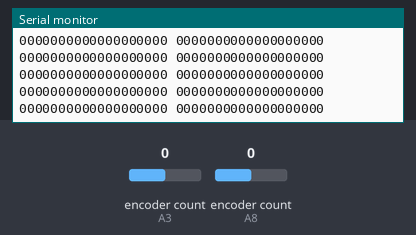
The sketch below on a simulated Teensy 4. Parts: the last lines printed to the serial monitor. The inputs (shaded band) are chosen by the test bench; at power-on: encoder count (sensors on A3, A8) 0.

Above: at 1.2 s.
1.3 s: encoder count (sensor on A3) set to 1
At 2.3 s:
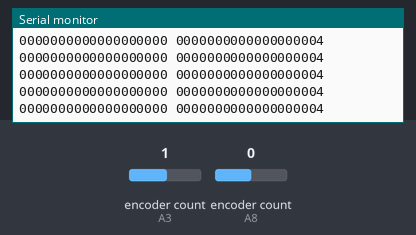
2.8 s: encoder count (sensor on A8) set to 1
At 3.8 s:
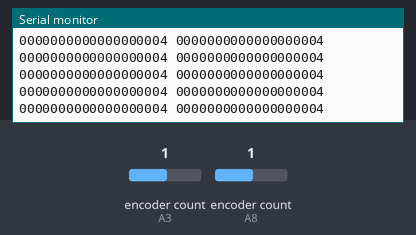
4.3 s: encoder count (sensor on A3) set to 2
At 5.3 s:
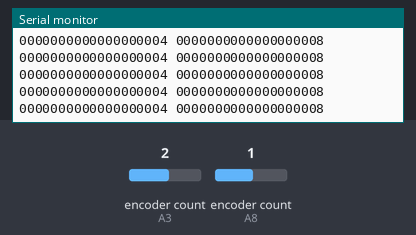
5.8 s: encoder count (sensor on A8) set to 2
At 6.9 s:
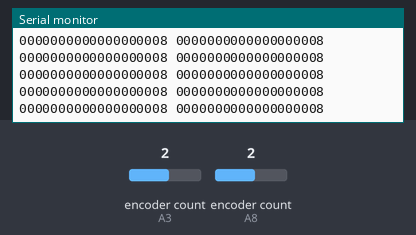
Timing chart, 0 to 8.3 s (numbered marks = the images above; inputs shaded):
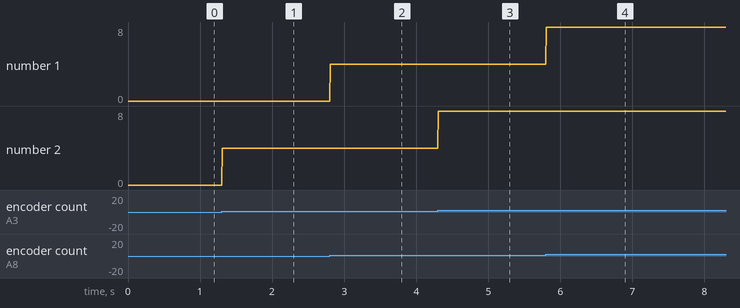

The sketch:

teensy_spring_comp_2022_encoders.ino
```cpp
#include <Encoder.h>

#define TIMER_INTERRUPT_DEBUG         0
#define _TIMERINTERRUPT_LOGLEVEL_     0

#include <TeensyTimerInterrupt.h>


TeensyTimer ITimer(TEENSY_TIMER_1);
#define HW_TIMER_INTERVAL_MS 5L

Encoder left(22,21);
Encoder right(17,18);
char msg[40];

void TimerHandler()
{
  sprintf(msg,"%019ld %019ld",left.read(),right.read());
//  Serial.print("Hello World: "); Serial.println(millis());
  Serial.println(msg);
}

void setup() {
  // put your setup code here, to run once:
  Serial.begin(115200);
  while (!Serial) {
    ;
  }
  if (ITimer.attachInterruptInterval(HW_TIMER_INTERVAL_MS * 1000, TimerHandler))
  {
    Serial.print(F("Starting ITimer OK, millis() = ")); Serial.println(millis());
  }
  else
    Serial.println(F("Can't set ITimer. Select another freq. or timer"));


}

void loop() {
  // put your main code here, to run repeatedly:

}
```

Measured:
- after the input at 1.3 s, the serial monitor: prints a new line at once (image 1)
- after the input at 2.8 s, the serial monitor: prints a new line at once (image 2)
- after the input at 4.3 s, the serial monitor: prints a new line at once (image 3)
- after the input at 5.8 s, the serial monitor: prints a new line at once (image 4)
- plotted number 2: 0 → 4 after the input at 1.3 s, 4 → 8 after the input at 4.3 s
